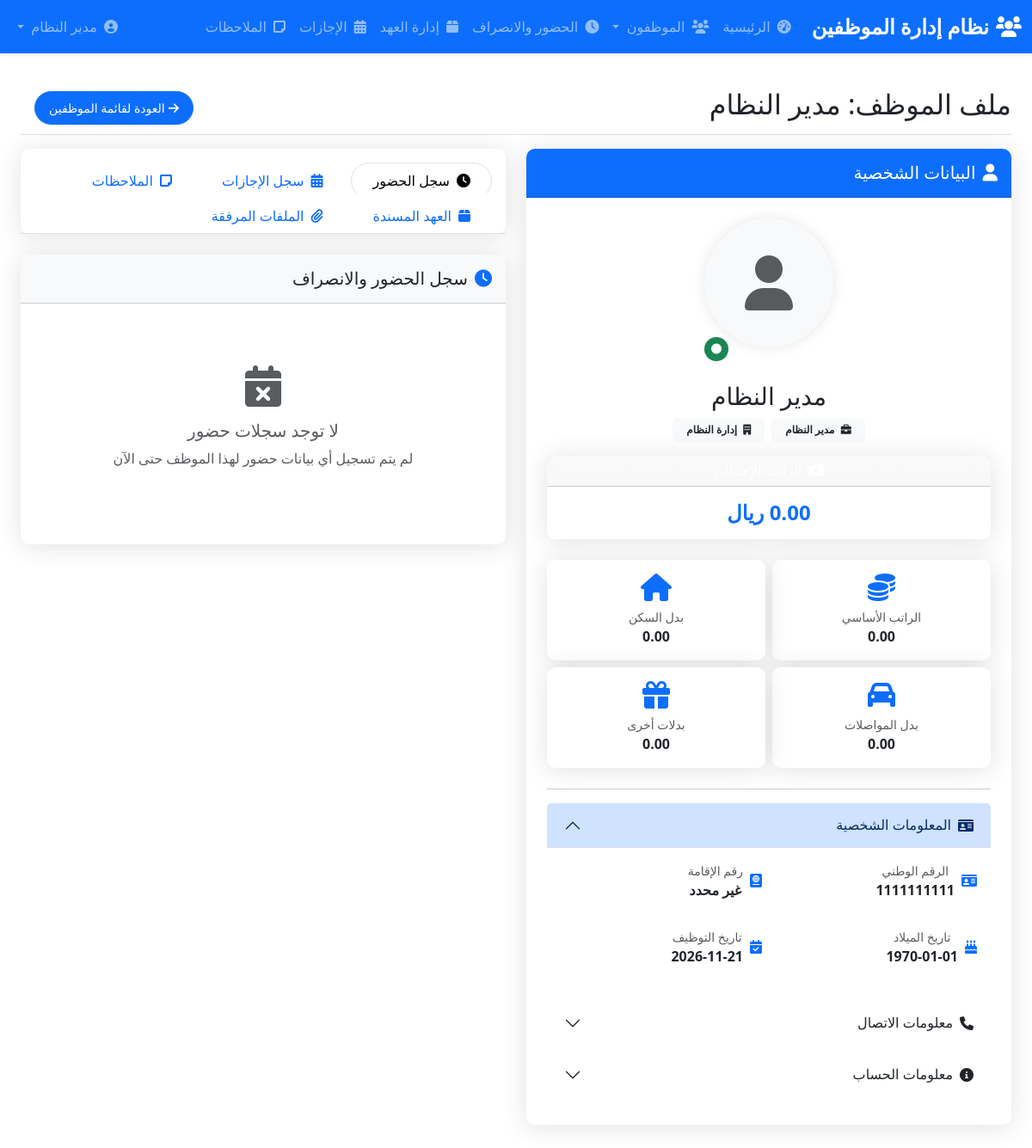
/employee_profile.php?id=1 (signed in), run on the app's committed database.
### tables this page shows
CREATE TABLE IF NOT EXISTS employees (
    id INT AUTO_INCREMENT PRIMARY KEY,
    first_name VARCHAR(50) NOT NULL,
    last_name VARCHAR(50) NOT NULL,
    national_id VARCHAR(20) UNIQUE,
    birth_date DATE,
    hire_date DATE,
    department_id INT,
    position_id INT,
    salary DECIMAL(10,2) DEFAULT 0.00,
    residency_number VARCHAR(50) NULL ,
    basic_salary DECIMAL(10,2) DEFAULT 0.00,
    housing_allowance DECIMAL(10,2) DEFAULT 0.00,
    transportation_allowance DECIMAL(10,2) DEFAULT 0.00,
    other_allowances DECIMAL(10,2) DEFAULT 0.00,
    phone VARCHAR(20),
    email VARCHAR(100),
    address TEXT,
    status ENUM('active', 'leave', 'terminated') DEFAULT 'active',
    profile_picture VARCHAR(255),
    created_at TIMESTAMP DEFAULT CURRENT_TIMESTAMP,
    updated_at TIMESTAMP DEFAULT CURRENT_TIMESTAMP ON UPDATE CURRENT_TIMESTAMP
);

CREATE TABLE IF NOT EXISTS positions (
    id INT AUTO_INCREMENT PRIMARY KEY,
    title VARCHAR(100) NOT NULL,
    description TEXT,
    min_salary DECIMAL(10,2),
    max_salary DECIMAL(10,2)
);

CREATE TABLE IF NOT EXISTS departments (
    id INT AUTO_INCREMENT PRIMARY KEY,
    name VARCHAR(100) NOT NULL UNIQUE,
    manager_id INT
);

### employee_profile.php (the view, shortened to what the rows shown need)
<?php
require_once 'config.php';
$employee_id = isset($_GET['id']) ? $_GET['id'] : 0;
try {
    $stmt = $pdo->prepare("SELECT u.*, e.*, r.name as role_name, d.name as department_name, p.title as position_name FROM employees e LEFT JOIN users u ON e.id = u.employee_id LEFT JOIN roles r ON u.role_id = r.id LEFT JOIN departments d ON e.department_id = d.id LEFT JOIN positions p ON e.position_id = p.id WHERE e.id = ?");
    $stmt->execute([$employee_id]);
    $employee = $stmt->fetch(PDO::FETCH_ASSOC);
} catch (PDOException $e) {
    die("خطأ في جلب بيانات الموظف: " . $e->getMessage());
}
include 'includes/header.php';
?>
<div class="container-fluid">
    <div class="d-flex justify-content-between flex-wrap flex-md-nowrap align-items-center pt-3 pb-2 mb-3 border-bottom">
        <h1 class="h2">ملف الموظف: <?php echo $employee['first_name'] . ' ' . $employee['last_name']; ?></h1>
        <div class="btn-toolbar mb-2 mb-md-0">
            <div class="btn-group me-2">
            </div>
        </div>
    </div>
    <div class="row">
        <div class="col-lg-6 col-md-12">
            <div class="card mb-4 shadow-sm border-0 overflow-hidden">
                <div class="card-body text-center p-4">
                    <div class="position-relative d-inline-block mb-4">
                        <?php if (!empty($employee['profile_picture'])): ?>
                            <img src="uploads/<?php echo $employee['profile_picture']; ?>" class="rounded-circle profile-img shadow-sm" alt="الصورة الشخصية">
                        <?php else: ?>
                            <div class="profile-img mb-3 d-flex align-items-center justify-content-center bg-light">
                            </div>
                        <?php endif; ?>
                        <?php
                        if ($employee['status'] == 'active') $statusColor = 'success';
                        elseif ($employee['status'] == 'leave') $statusColor = 'warning';
                        else $statusColor = 'danger';
                        ?>
                        <span class="position-absolute bottom-0 end-0 badge bg-<?php echo $statusColor; ?> rounded-pill p-2">
                        </span>
                    </div>
                    <h3 class="mb-2"><?php echo $employee['first_name'] . ' ' . $employee['last_name']; ?></h3>
                    <div class="d-flex justify-content-center mb-3">
                        <div class="badge bg-light text-dark px-3 py-2 me-2">
                            <i class="fas fa-briefcase me-1"></i> <?php echo $employee['position_name']; ?>
                        </div>
                        <div class="badge bg-light text-dark px-3 py-2">
                            <i class="fas fa-building me-1"></i> <?php echo $employee['department_name']; ?>
                        </div>
                    </div>
                    <div class="card border-0 shadow-sm mb-4">
                        <div class="card-header bg-gradient text-white py-2">
                        </div>
                        <div class="card-body p-3 text-center">
                        </div>
                    </div>
                    <div class="row g-2 mb-4">
                        <div class="col-6">
                            <div class="card border-0 shadow-sm h-100">
                                <div class="card-body p-3 text-center">
                                    <i class="fas fa-coins text-primary fa-2x mb-2"></i>
                                    <div class="small text-muted">الراتب الأساسي</div>
                                    <div class="fw-bold"><?php echo number_format($employee['basic_salary'] ?? 0, 2); ?></div>
                                </div>
                            </div>
                        </div>
                        <div class="col-6">
                            <div class="card border-0 shadow-sm h-100">
                                <div class="card-body p-3 text-center">
                                    <i class="fas fa-home text-primary fa-2x mb-2"></i>
                                    <div class="small text-muted">بدل السكن</div>
                                    <div class="fw-bold"><?php echo number_format($employee['housing_allowance'] ?? 0, 2); ?></div>
                                </div>
                            </div>
                        </div>
                        <div class="col-6">
                            <div class="card border-0 shadow-sm h-100">
                                <div class="card-body p-3 text-center">
                                    <i class="fas fa-car text-primary fa-2x mb-2"></i>
                                    <div class="small text-muted">بدل المواصلات</div>
                                    <div class="fw-bold"><?php echo number_format($employee['transportation_allowance'] ?? 0, 2); ?></div>
                                </div>
                            </div>
                        </div>
                        <div class="col-6">
                            <div class="card border-0 shadow-sm h-100">
                                <div class="card-body p-3 text-center">
                                    <i class="fas fa-gift text-primary fa-2x mb-2"></i>
                                    <div class="small text-muted">بدلات أخرى</div>
                                    <div class="fw-bold"><?php echo number_format($employee['other_allowances'] ?? 0, 2); ?></div>
                                </div>
                            </div>
                        </div>
                    </div>
                    <hr>
                    <div class="accordion" id="personalInfoAccordion">
                        <div class="accordion-item border-0 mb-2">
                            <h2 class="accordion-header" id="headingOne">
                                <button class="accordion-button" type="button" data-bs-toggle="collapse" data-bs-target="#collapseOne" aria-expanded="true" aria-controls="collapseOne">
                                    <i class="fas fa-id-card me-2"></i>المعلومات الشخصية
                                </button>
                            </h2>
                            <div id="collapseOne" class="accordion-collapse collapse show" aria-labelledby="headingOne" data-bs-parent="#personalInfoAccordion">
                                <div class="accordion-body p-3">
                                    <div class="row g-3">
                                        <div class="col-md-6">
                                            <div class="d-flex align-items-center mb-3">
                                                <div>
                                                    <small class="text-muted d-block">الرقم الوطني</small>
                                                    <strong><?php echo $employee['national_id']; ?></strong>
                                                </div>
                                            </div>
                                        </div>
                                        <div class="col-md-6">
                                            <div class="d-flex align-items-center mb-3">
                                                <div>
                                                    <small class="text-muted d-block">رقم الإقامة</small>
                                                    <strong><?php echo $employee['residency_number'] ?? 'غير محدد'; ?></strong>
                                                </div>
                                            </div>
                                        </div>
                                        <div class="col-md-6">
                                            <div class="d-flex align-items-center mb-3">
                                                <div>
                                                    <small class="text-muted d-block">تاريخ الميلاد</small>
                                                    <strong><?php echo date('Y-m-d', strtotime($employee['birth_date'])); ?></strong>
                                                </div>
                                            </div>
                                        </div>
                                        <div class="col-md-6">
                                            <div class="d-flex align-items-center mb-3">
                                                <div>
                                                    <small class="text-muted d-block">تاريخ التوظيف</small>
                                                    <strong><?php echo date('Y-m-d', strtotime($employee['hire_date'])); ?></strong>
                                                </div>
                                            </div>
                                        </div>
                                    </div>
                                </div>
                            </div>
                        </div>
                        <div class="accordion-item border-0 mb-2">
                            <h2 class="accordion-header" id="headingTwo">
                                <button class="accordion-button collapsed" type="button" data-bs-toggle="collapse" data-bs-target="#collapseTwo" aria-expanded="false" aria-controls="collapseTwo">
                                    <i class="fas fa-phone me-2"></i>معلومات الاتصال
                                </button>
                            </h2>
                        </div>
                        <div class="accordion-item border-0 mb-2">
                            <h2 class="accordion-header" id="headingThree">
                                <button class="accordion-button collapsed" type="button" data-bs-toggle="collapse" data-bs-target="#collapseThree" aria-expanded="false" aria-controls="collapseThree">
                                    <i class="fas fa-info-circle me-2"></i>معلومات الحساب
                                </button>
                            </h2>
                        </div>
                    </div>
                </div>
            </div>
        </div>
    </div>
</div>
<?php include 'includes/footer.php'; ?>

### data on the page
employees: first_name "مدير", last_name "النظام", position.title "مدير النظام", department.name "إدارة النظام", basic_salary "0.00", housing_allowance "0.00", transportation_allowance "0.00", other_allowances "0.00", national "1111111111", residency_number "غير محدد", birth_date "1970-01-01", hire_date "2026-11-21"

### other printed values
APP_NAME "نظام إدارة الموظفين"
$_SESSION['full_name'] "مدير النظام"
